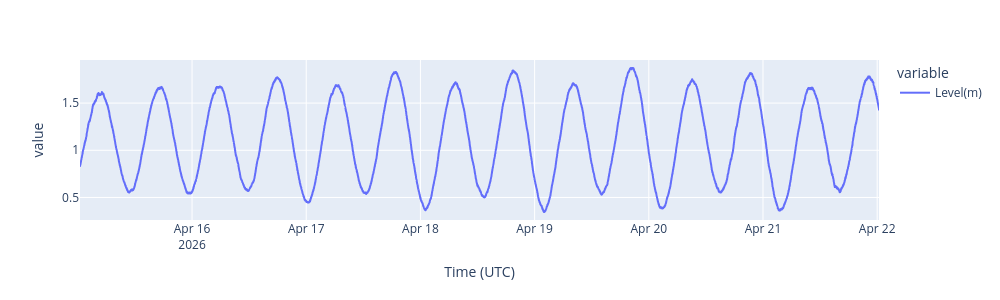

Notebook code cell kept with this figure:
### Code cell
fig = px.line(station_data.rename(columns={'aqu(m)':'Level(m)'}))
fig.update_layout(width=1000,height=300,)
fig.show()

### Figure 1 — Plotly figure (JSON) as saved in the notebook; plotly's stock layout.template omitted (floating-point values rounded to 4 significant figures; data arrays with more than 128 entries replaced by an {"elided": "..."} marker saying what was removed)
{"data": [{"hovertemplate": "variable=Level(m)<br>Time (UTC)=%{x}<br>value=%{y}<extra></extra>", "legendgroup": "Level(m)", "line": {"color": "#636efa", "dash": "solid"}, "marker": {"symbol": "circle"}, "mode": "lines", "name": "Level(m)", "showlegend": true, "type": "scattergl", "x": {"elided": "10064 str values"}, "xaxis": "x", "y": {"elided": "10064 float values"}, "yaxis": "y"}], "layout": {"height": 300, "legend": {"title": {"text": "variable"}, "tracegroupgap": 0}, "margin": {"t": 60}, "width": 1000, "xaxis": {"anchor": "y", "domain": [0, 1], "title": {"text": "Time (UTC)"}}, "yaxis": {"anchor": "x", "domain": [0, 1], "title": {"text": "value"}}}}
